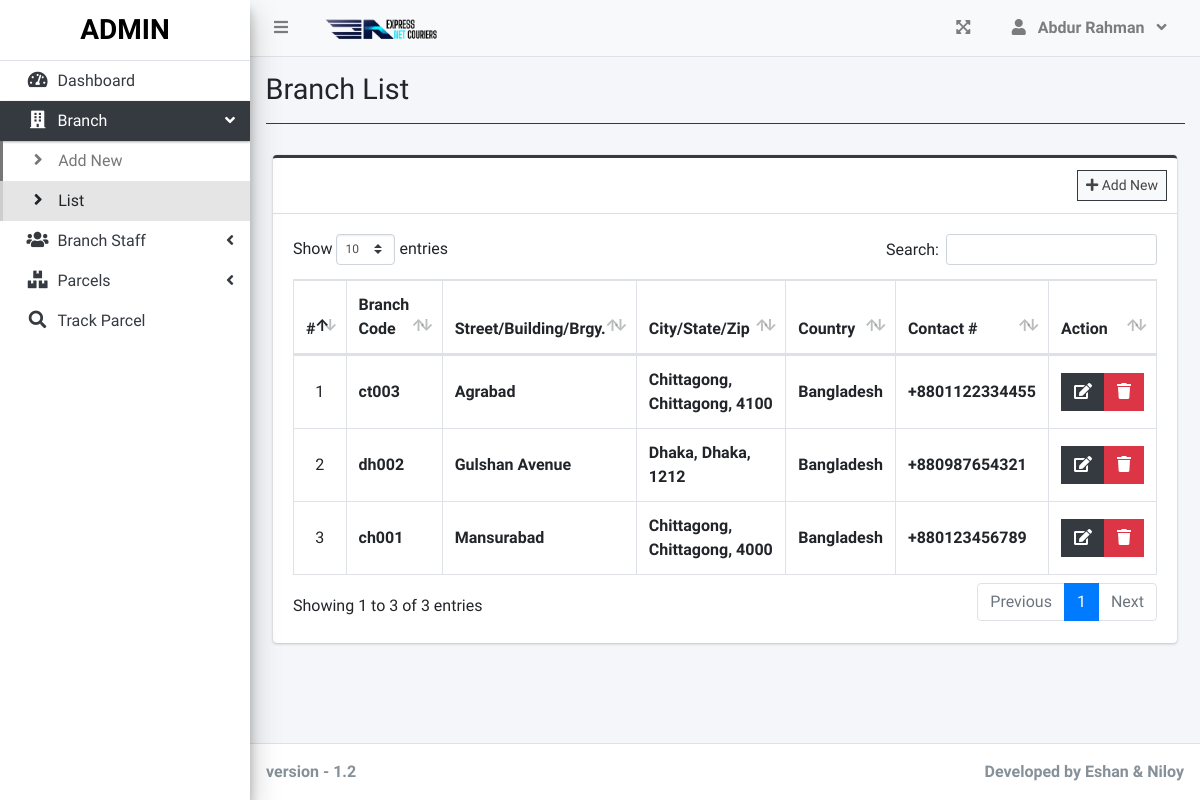
The page /index.php?page=branch_list (signed in) on the database its author committed.
### tables this page shows
CREATE TABLE `branches` (
  `id` int(30) NOT NULL,
  `branch_code` varchar(50) NOT NULL,
  `street` text NOT NULL,
  `city` text NOT NULL,
  `state` text NOT NULL,
  `zip_code` varchar(50) NOT NULL,
  `country` text NOT NULL,
  `contact` varchar(100) NOT NULL,
  `date_created` datetime NOT NULL DEFAULT current_timestamp()
);

### branch_list.php (the view, shortened to what this page needs)
<?php include'db_connect.php' ?>
<div class="col-lg-12">
	<div class="card card-outline card-dark">
		<div class="card-header">
			<div class="card-tools">
				<a class="btn btn-block btn-sm btn-default btn-flat border-dark " href="./index.php?page=new_branch"><i class="fa fa-plus"></i> Add New</a>
			</div>
		</div>
		<div class="card-body">
			<table class="table tabe-hover table-bordered" id="list">
				<!-- <colgroup>
					<col width="5%">
					<col width="15%">
					<col width="25%">
					<col width="25%">
					<col width="15%">
				</colgroup> -->
				<thead>
					<tr>
						<th class="text-center">#</th>
						<th>Branch Code</th>
						<th>Street/Building/Brgy.</th>
						<th>City/State/Zip</th>
						<th>Country</th>
						<th>Contact #</th>
						<th>Action</th>
					</tr>
				</thead>
				<tbody>
					<?php
					$i = 1;
					$qry = $conn->query("SELECT * FROM branches order by street asc,city asc, state asc ");
					while($row= $qry->fetch_assoc()):
					?>
					<tr>
						<td class="text-center"><?php echo $i++ ?></td>
						<td class=""><b><?php echo $row['branch_code'] ?></b></td>
						<td><b><?php echo ucwords($row['street']) ?></b></td>
						<td><b><?php echo ucwords($row['city'].', '.$row['state'].', '.$row['zip_code']) ?></b></td>
						<td><b><?php echo ucwords($row['country']) ?></b></td>
						<td><b><?php echo $row['contact'] ?></b></td>
						<td class="text-center">
		                    <div class="btn-group">
		                        <a href="index.php?page=edit_branch&id=<?php echo $row['id'] ?>" class="btn btn-dark btn-flat ">
		                          <i class="fas fa-edit"></i>
		                        </a>
		                        <button type="button" class="btn btn-danger btn-flat delete_branch" data-id="<?php echo $row['id'] ?>">
		                          <i class="fas fa-trash"></i>
		                        </button>
	                      </div>
						</td>
					</tr>
				<?php endwhile; ?>
				</tbody>
			</table>
		</div>
	</div>
</div>

### index.php (shortened to what this page needs)
<!DOCTYPE html>
<html lang="en">
<?php
	include 'header.php'
?>
<body class="hold-transition sidebar-mini layout-fixed layout-navbar-fixed layout-footer-fixed">
<div class="wrapper">
  <?php include 'topbar.php' ?>
  <?php include 'sidebar.php' ?>
  <div class="content-wrapper">
    <div class="content-header">
      <div class="container-fluid">
        <div class="row mb-2">
          <div class="col-sm-6">
            <h1 class="m-0"><?php echo $title ?></h1>
          </div>
        </div>
            <hr class="border-dark">
      </div>
    </div>
    <section class="content">
      <div class="container-fluid">
         <?php
            $page = isset($_GET['page']) ? $_GET['page'] : 'home';
            if(!file_exists($page.".php")){
                include '404.html';
            }else{
            include $page.'.php';
            }
          ?>
      </div>
    </section>
  </div>
  <footer class="main-footer">
    <strong>version - 1.2</strong>
    <div class="float-right d-none d-sm-inline-block">
      <b><?php echo $_SESSION['system']['name'] ?></b>
    </div>
  </footer>
</div>
</body>
</html>

### header.php (shortened to what this page needs)
<head>
  <?php
  $title = isset($_GET['page']) ? ucwords(str_replace("_", ' ', $_GET['page'])) : "Home";
  $title = str_replace("Persons Companies","Persons/Companies",$title);
  ?>
  <link rel="stylesheet" href="assets/plugins/fontawesome-free/css/all.min.css">
  <link rel="stylesheet" href="assets/plugins/overlayScrollbars/css/OverlayScrollbars.min.css">
  <link rel="stylesheet" href="assets/plugins/datatables-bs4/css/dataTables.bootstrap4.min.css">
  <link rel="stylesheet" href="assets/plugins/datatables-responsive/css/responsive.bootstrap4.min.css">
  <link rel="stylesheet" href="assets/plugins/datatables-buttons/css/buttons.bootstrap4.min.css">
  <link rel="stylesheet" href="assets/plugins/select2/css/select2.min.css">
  <link rel="stylesheet" href="assets/plugins/select2-bootstrap4-theme/select2-bootstrap4.min.css">
  <link rel="stylesheet" href="assets/plugins/sweetalert2-theme-bootstrap-4/bootstrap-4.min.css">
  <link rel="stylesheet" href="assets/plugins/toastr/toastr.min.css">
  <link rel="stylesheet" href="assets/plugins/dropzone/min/dropzone.min.css">
  <link rel="stylesheet" href="assets/dist/css/jquery.datetimepicker.min.css">
  <link rel="stylesheet" href="assets/plugins/icheck-bootstrap/icheck-bootstrap.min.css">
  <link rel="stylesheet" href="assets/plugins/bootstrap4-toggle/css/bootstrap4-toggle.min.css">
  <link rel="stylesheet" href="assets/dist/css/adminlte.min.css">
  <link rel="stylesheet" href="assets/dist/css/styles.css">
  <link rel="stylesheet" href="assets/plugins/summernote/summernote-bs4.min.css">
</head>

### topbar.php (shortened to what this page needs)
<nav class="main-header navbar navbar-expand navbar-light navbar-light">
  <ul class="navbar-nav">
    <?php if(isset($_SESSION['login_id'])): ?>
    <li class="nav-item">
      <a class="nav-link" data-widget="pushmenu" href="" role="button"><i class="fas fa-bars"></i></a>
    </li>
  <?php endif; ?>
    <li>
      <a class="nav-link text-white px-3 py-0"  href="./" role="button"> <img style="height: 100%;" src="assets/uploads/logo.png" alt=""></a>
    </li>
  </ul>
  <ul class="navbar-nav ml-auto">
    <li class="nav-item">
      <a class="nav-link" data-widget="fullscreen" href="#" role="button">
        <i class="fas fa-expand-arrows-alt"></i>
      </a>
    </li>
   <li class="nav-item dropdown">
          <a class="nav-link"  data-toggle="dropdown" aria-expanded="true" href="javascript:void(0)">
            <span>
              <div class="d-felx badge-pill">
                <span class="fa fa-user mr-2"></span>
                <span><b><?php echo ucwords($_SESSION['login_firstname']) ?></b></span>
                <span class="fa fa-angle-down ml-2"></span>
              </div>
            </span>
          </a>
    </li>
  </ul>
</nav>

### sidebar.php (shortened to what this page needs)
<aside class="main-sidebar sidebar-light-dark elevation-4">
  <div class="dropdown">
 	<a href="./" class="brand-link">
      <?php if($_SESSION['login_type'] == 1): ?>
      <h3 class="text-center p-0 m-0"><b>ADMIN</b></h3>
      <?php else: ?>
      <h3 class="text-center p-0 m-0"><b>STAFF</b></h3>
      <?php endif; ?>
  </a>
  </div>
  <div class="sidebar pb-4 mb-4">
    <nav class="mt-2">
      <ul class="nav nav-pills nav-sidebar flex-column nav-flat" data-widget="treeview" role="menu" data-accordion="false">
        <li class="nav-item dropdown">
          <a href="./" class="nav-link nav-home">
            <i class="nav-icon fas fa-tachometer-alt"></i>
            <p>
              Dashboard
            </p>
          </a>
        </li>
        <?php if($_SESSION['login_type'] == 1): ?>
        <li class="nav-item">
          <a href="#" class="nav-link nav-edit_branch">
            <i class="nav-icon fas fa-building"></i>
            <p>
              Branch
              <i class="right fas fa-angle-left"></i>
            </p>
          </a>
          <ul class="nav nav-treeview">
            <li class="nav-item">
              <a href="./index.php?page=new_branch" class="nav-link nav-new_branch tree-item">
                <i class="fas fa-angle-right nav-icon"></i>
                <p>Add New</p>
              </a>
            </li>
            <li class="nav-item">
              <a href="./index.php?page=branch_list" class="nav-link nav-branch_list tree-item">
                <i class="fas fa-angle-right nav-icon"></i>
                <p>List</p>
              </a>
            </li>
          </ul>
        </li>
        <li class="nav-item">
          <a href="#" class="nav-link nav-edit_staff">
            <i class="nav-icon fas fa-users"></i>
            <p>
              Branch Staff
              <i class="right fas fa-angle-left"></i>
            </p>
          </a>
        </li>
      <?php endif; ?>
        <li class="nav-item">
          <a href="#" class="nav-link nav-edit_parcel">
            <i class="nav-icon fas fa-boxes"></i>
            <p>
              Parcels
              <i class="right fas fa-angle-left"></i>
            </p>
          </a>
        </li>
         <li class="nav-item dropdown">
          <a href="./index.php?page=track" class="nav-link nav-track">
            <i class="nav-icon fas fa-search"></i>
            <p>
              Track Parcel
            </p>
          </a>
        </li>
      </ul>
    </nav>
  </div>
</aside>

### branch_list.php (style rules this page uses)
table td { vertical-align: middle !important; }

### rows shown on the page
branches: branch_code "ct003", street "Agrabad", city+state+zip_code "Chittagong, Chittagong, 4100", country "Bangladesh", contact "+8801122334455"
branches: branch_code "dh002", street "Gulshan Avenue", city+state+zip_code "Dhaka, Dhaka, 1212", country "Bangladesh", contact "+880987654321"
branches: branch_code "ch001", street "Mansurabad", city+state+zip_code "Chittagong, Chittagong, 4000", country "Bangladesh", contact "+880123456789"

### other values the page prints
$_SESSION['login_firstname'] "Abdur Rahman"
$title "Branch List"
$_SESSION['system']['name'] "Developed by Eshan & Niloy"
